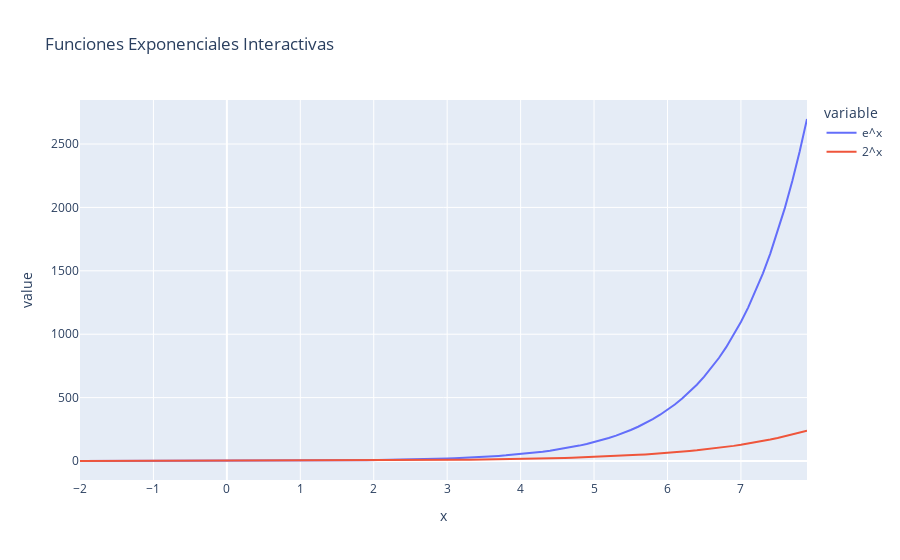

Notebook source saved alongside this figure:
### Markdown cell above
**Ejercicio en Jupyter Notebook con `plotly` y `pandas`:**
   - Crear gráficos interactivos y tablas de datos.

### Code cell
import numpy as np 
import pandas as pd
import plotly.express as px
x = np.arange(-2,8, 0.1)
df = pd.DataFrame({'x': x, 'e^x': np.exp(x), '2^x': 2**x})
fig = px.line(df, x='x', y=['e^x', '2^x'], title='Funciones Exponenciales Interactivas')
fig.show()
